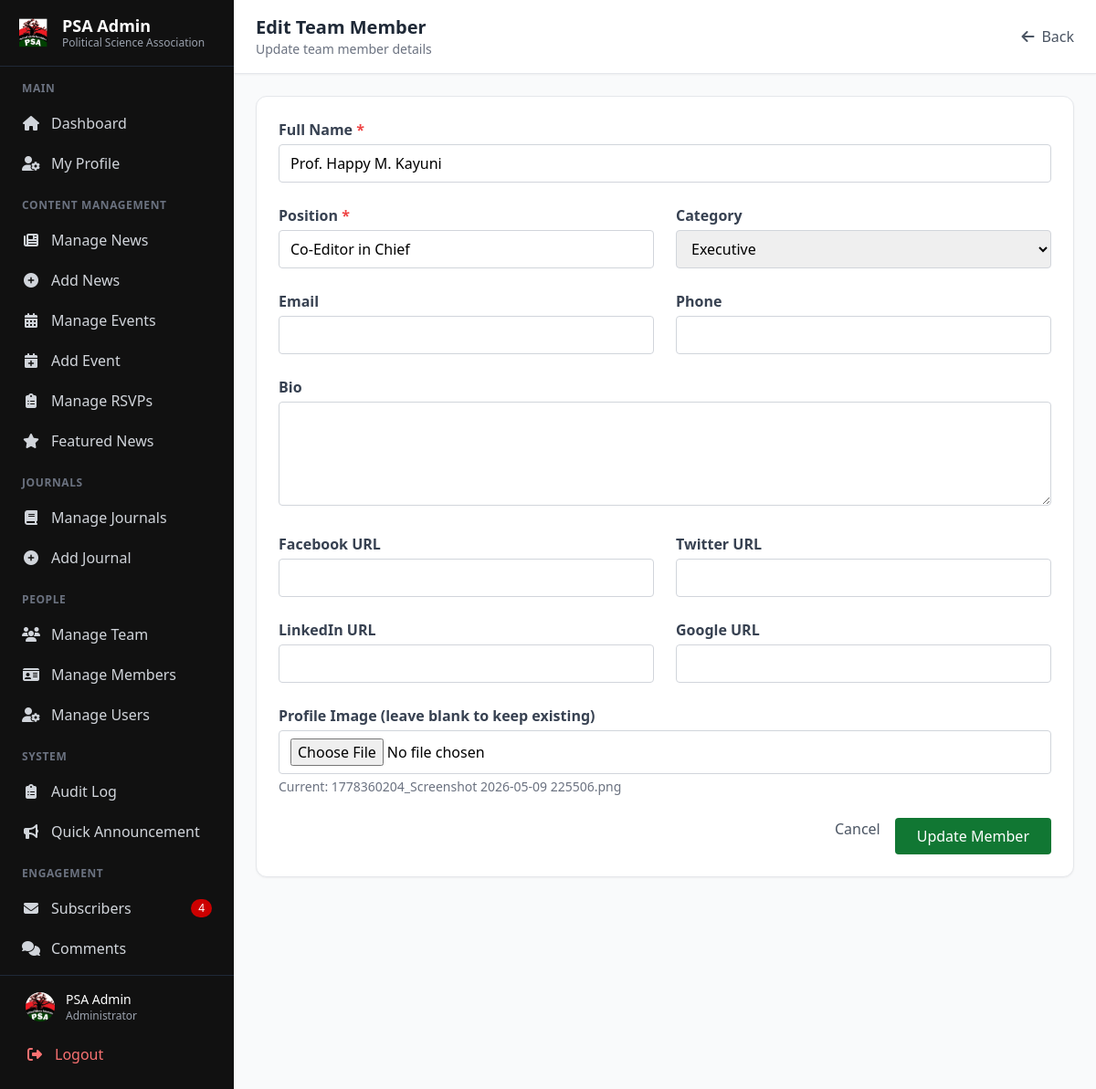
The page /admin/edit_team_member.php?id=19 (signed in) on the database its author committed.
### tables this page shows
CREATE TABLE `team_members` (
  `id` int NOT NULL,
  `name` varchar(100) DEFAULT NULL,
  `position` varchar(100) DEFAULT NULL,
  `category` varchar(100) NOT NULL,
  `image` varchar(255) NOT NULL,
  `facebook` varchar(255) NOT NULL,
  `twitter` varchar(255) NOT NULL,
  `linkedin` varchar(255) NOT NULL,
  `google` varchar(255) NOT NULL,
  `bio` text,
  `photo` varchar(255) DEFAULT NULL,
  `created_at` timestamp NULL DEFAULT CURRENT_TIMESTAMP,
  `status` enum('active','inactive') DEFAULT 'active',
  `ordering` int DEFAULT '0'
);

### admin/edit_team_member.php (the view, shortened to what this page needs)
<?php
include '../includes/db.php';
$id = (int)$_GET['id'];
$member = $conn->query("SELECT * FROM team_members WHERE id = $id")->fetch_assoc();
include 'includes/admin_header.php';
include 'includes/admin_sidebar.php';
?>
<main class="flex-1 md:ml-64 min-h-screen transition-all duration-300" id="main-content">
    <header class="bg-white dark:bg-gray-800 shadow-sm border-b border-gray-200 dark:border-gray-700 sticky top-0 z-40 transition-colors duration-300">
        <div class="flex items-center justify-between px-6 py-4">
            <div class="flex items-center gap-4">
                <div>
                    <h1 class="text-xl font-bold text-gray-800 dark:text-white">Edit Team Member</h1>
                    <p class="text-sm text-gray-500 dark:text-gray-400">Update team member details</p>
                </div>
            </div>
            <div class="flex items-center gap-4">
                <a href="manage_team.php" class="text-gray-600 dark:text-gray-300 hover:text-psaGreen transition flex items-center gap-2">
                    <i class="fas fa-arrow-left"></i> Back
                </a>
            </div>
        </div>
    </header>
    <div class="p-6">
        <form action="" method="post" enctype="multipart/form-data" class="bg-white dark:bg-gray-800 rounded-xl shadow-sm border border-gray-200 dark:border-gray-700 p-6">
            <div class="grid grid-cols-1 md:grid-cols-2 gap-6">
                <div class="md:col-span-2">
                    <label class="block mb-1 font-semibold text-gray-700 dark:text-gray-300">Full Name <span class="text-red-500">*</span></label>
                    <input type="text" name="name" value="<?= htmlspecialchars($member['name']) ?>" required class="w-full border border-gray-300 dark:border-gray-600 dark:bg-gray-700 dark:text-white px-3 py-2 rounded focus:outline-none focus:ring-2 focus:ring-psaGreen">
                </div>
                <div>
                    <label class="block mb-1 font-semibold text-gray-700 dark:text-gray-300">Position <span class="text-red-500">*</span></label>
                    <input type="text" name="position" value="<?= htmlspecialchars($member['position']) ?>" required class="w-full border border-gray-300 dark:border-gray-600 dark:bg-gray-700 dark:text-white px-3 py-2 rounded focus:outline-none focus:ring-2 focus:ring-psaGreen">
                </div>
                <div>
                    <label class="block mb-1 font-semibold text-gray-700 dark:text-gray-300">Category</label>
                    <select name="category" class="w-full border border-gray-300 dark:border-gray-600 dark:bg-gray-700 dark:text-white px-3 py-2 rounded focus:outline-none focus:ring-2 focus:ring-psaGreen">
                        <option value="executive" <?= $member['category'] === 'executive' ? 'selected' : '' ?>>Executive</option>
                    </select>
                </div>
                <div>
                    <label class="block mb-1 font-semibold text-gray-700 dark:text-gray-300">Email</label>
                    <input type="email" name="email" value="<?= htmlspecialchars($member['email'] ?? '') ?>" class="w-full border border-gray-300 dark:border-gray-600 dark:bg-gray-700 dark:text-white px-3 py-2 rounded focus:outline-none focus:ring-2 focus:ring-psaGreen">
                </div>
                <div>
                    <label class="block mb-1 font-semibold text-gray-700 dark:text-gray-300">Phone</label>
                    <input type="text" name="phone" value="<?= htmlspecialchars($member['phone'] ?? '') ?>" class="w-full border border-gray-300 dark:border-gray-600 dark:bg-gray-700 dark:text-white px-3 py-2 rounded focus:outline-none focus:ring-2 focus:ring-psaGreen">
                </div>
                <div class="md:col-span-2">
                    <label class="block mb-1 font-semibold text-gray-700 dark:text-gray-300">Bio</label>
                    <textarea name="bio" rows="4" class="ckeditor w-full border border-gray-300 dark:border-gray-600 dark:bg-gray-700 dark:text-white px-3 py-2 rounded focus:outline-none focus:ring-2 focus:ring-psaGreen"><?= htmlspecialchars($member['bio'] ?? '') ?></textarea>
                </div>
                <div>
                    <label class="block mb-1 font-semibold text-gray-700 dark:text-gray-300">Facebook URL</label>
                    <input type="url" name="facebook" value="<?= htmlspecialchars($member['facebook'] ?? '') ?>" class="w-full border border-gray-300 dark:border-gray-600 dark:bg-gray-700 dark:text-white px-3 py-2 rounded focus:outline-none focus:ring-2 focus:ring-psaGreen">
                </div>
                <div>
                    <label class="block mb-1 font-semibold text-gray-700 dark:text-gray-300">Twitter URL</label>
                    <input type="url" name="twitter" value="<?= htmlspecialchars($member['twitter'] ?? '') ?>" class="w-full border border-gray-300 dark:border-gray-600 dark:bg-gray-700 dark:text-white px-3 py-2 rounded focus:outline-none focus:ring-2 focus:ring-psaGreen">
                </div>
                <div>
                    <label class="block mb-1 font-semibold text-gray-700 dark:text-gray-300">LinkedIn URL</label>
                    <input type="url" name="linkedin" value="<?= htmlspecialchars($member['linkedin'] ?? '') ?>" class="w-full border border-gray-300 dark:border-gray-600 dark:bg-gray-700 dark:text-white px-3 py-2 rounded focus:outline-none focus:ring-2 focus:ring-psaGreen">
                </div>
                <div>
                    <label class="block mb-1 font-semibold text-gray-700 dark:text-gray-300">Google URL</label>
                    <input type="url" name="google" value="<?= htmlspecialchars($member['google'] ?? '') ?>" class="w-full border border-gray-300 dark:border-gray-600 dark:bg-gray-700 dark:text-white px-3 py-2 rounded focus:outline-none focus:ring-2 focus:ring-psaGreen">
                </div>
                <div class="md:col-span-2">
                    <label class="block mb-1 font-semibold text-gray-700 dark:text-gray-300">Profile Image (leave blank to keep existing)</label>
                    <input type="file" name="image" accept="image/*" class="w-full border border-gray-300 dark:border-gray-600 dark:bg-gray-700 dark:text-white px-3 py-2 rounded">
                    <?php if (!empty($member['image'])): ?>
                        <p class="text-sm text-gray-500 dark:text-gray-400 mt-1">Current: <?= htmlspecialchars($member['image']) ?></p>
                    <?php endif; ?>
                </div>
            </div>
            <div class="mt-6 flex justify-end gap-4">
                <a href="manage_team.php" class="text-gray-600 dark:text-gray-300 hover:text-gray-900 dark:hover:text-white">Cancel</a>
                <button type="submit" class="bg-psaGreen hover:bg-green-800 text-white px-6 py-2 rounded transition">Update Member</button>
            </div>
        </form>
    </div>
</main>
<?php include 'includes/admin_footer.php'; ?>

### admin/includes/admin_header.php (style rules this page uses)
body, main, header, .stat-card, .bg-white { transition: background-color 0.3s ease, color 0.3s ease, border-color 0.3s ease; }

### rows shown on the page
team_members: name "Prof. Happy M. Kayuni", position "Co-Editor in Chief", image "1778360204_Screenshot 2026-05-09 225506.png"

### other values the page prints
$pendingSubs "4"
$_SESSION['admin'] "PSA Admin"
